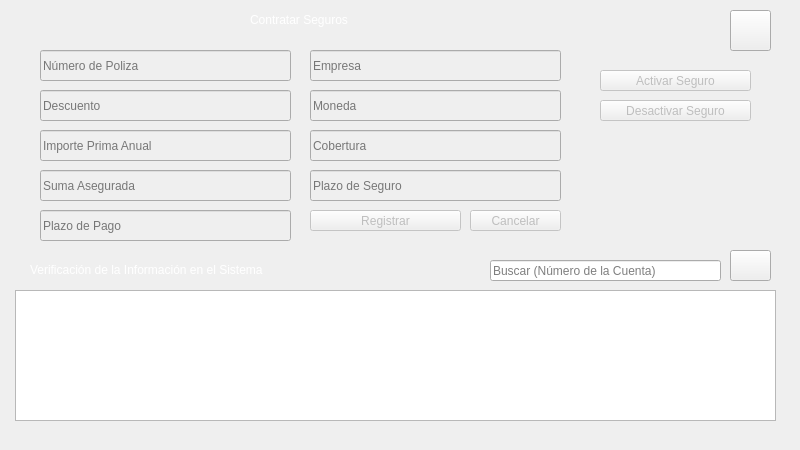
      <widget class="QWidget" name="tab_7">
       <attribute name="title">
        <string>Contratación de Seguros</string>
       </attribute>
       <widget class="QLabel" name="label1013">
        <property name="geometry">
         <rect>
          <x>0</x>
          <y>0</y>
          <width>791</width>
          <height>441</height>
         </rect>
        </property>
        <property name="styleSheet">
         <string notr="true">border-image: url(:/imagenes/negro3.png);</string>
        </property>
        <property name="text">
         <string/>
        </property>
       </widget>
       <widget class="QLineEdit" name="BuscarCuentaSegurostalineEdit">
        <property name="geometry">
         <rect>
          <x>490</x>
          <y>260</y>
          <width>231</width>
          <height>21</height>
         </rect>
        </property>
        <property name="styleSheet">
         <string notr="true">font: 63 9pt &quot;Yu Gothic UI Semibold&quot;;
font: 13pt &quot;MS Shell Dlg 2&quot;;</string>
        </property>
        <property name="placeholderText">
         <string>Buscar (Número de la Cuenta)</string>
        </property>
       </widget>
       <widget class="QPushButton" name="BuscarCuentaSegurosPushButton">
        <property name="geometry">
         <rect>
          <x>730</x>
          <y>250</y>
          <width>41</width>
          <height>31</height>
         </rect>
        </property>
        <property name="styleSheet">
         <string notr="true">border-image: url(:/imagenes/Buscar1.png);</string>
        </property>
        <property name="text">
         <string/>
        </property>
       </widget>
       <widget class="QLabel" name="label1014">
        <property name="geometry">
         <rect>
          <x>30</x>
          <y>260</y>
          <width>261</width>
          <height>20</height>
         </rect>
        </property>
        <property name="styleSheet">
         <string notr="true">font: 10pt &quot;MS Shell Dlg 2&quot;;
color: rgb(255, 255, 255);</string>
        </property>
        <property name="text">
         <string>Verificación de la Información en el Sistema</string>
        </property>
       </widget>
       <widget class="QLabel" name="label1015">
        <property name="geometry">
         <rect>
          <x>250</x>
          <y>10</y>
          <width>111</width>
          <height>20</height>
         </rect>
        </property>
        <property name="styleSheet">
         <string notr="true">font: 10pt &quot;MS Shell Dlg 2&quot;;
color: rgb(255, 255, 255);</string>
        </property>
        <property name="text">
         <string>Contratar Seguros</string>
        </property>
       </widget>
       <widget class="QLineEdit" name="NumPolizalineEdit">
        <property name="enabled">
         <bool>false</bool>
        </property>
        <property name="geometry">
         <rect>
          <x>40</x>
          <y>50</y>
          <width>251</width>
          <height>31</height>
         </rect>
        </property>
        <property name="styleSheet">
         <string notr="true">font: 63 9pt &quot;Yu Gothic UI Semibold&quot;;
font: 13pt &quot;MS Shell Dlg 2&quot;;</string>
        </property>
        <property name="placeholderText">
         <string>Número de Poliza</string>
        </property>
       </widget>
       <widget class="QLineEdit" name="EmpresalineEdit">
        <property name="enabled">
         <bool>false</bool>
        </property>
        <property name="geometry">
         <rect>
          <x>310</x>
          <y>50</y>
          <width>251</width>
          <height>31</height>
         </rect>
        </property>
        <property name="styleSheet">
         <string notr="true">font: 63 9pt &quot;Yu Gothic UI Semibold&quot;;
font: 13pt &quot;MS Shell Dlg 2&quot;;</string>
        </property>
        <property name="placeholderText">
         <string>Empresa</string>
        </property>
       </widget>
       <widget class="QLineEdit" name="DescuentolineEdit">
        <property name="enabled">
         <bool>false</bool>
        </property>
        <property name="geometry">
         <rect>
          <x>40</x>
          <y>90</y>
          <width>251</width>
          <height>31</height>
         </rect>
        </property>
        <property name="styleSheet">
         <string notr="true">font: 63 9pt &quot;Yu Gothic UI Semibold&quot;;
font: 13pt &quot;MS Shell Dlg 2&quot;;</string>
        </property>
        <property name="placeholderText">
         <string>Descuento </string>
        </property>
       </widget>
       <widget class="QLineEdit" name="MonedalineEdit">
        <property name="enabled">
         <bool>false</bool>
        </property>
        <property name="geometry">
         <rect>
          <x>310</x>
          <y>90</y>
          <width>251</width>
          <height>31</height>
         </rect>
        </property>
        <property name="styleSheet">
         <string notr="true">font: 63 9pt &quot;Yu Gothic UI Semibold&quot;;
font: 13pt &quot;MS Shell Dlg 2&quot;;</string>
        </property>
        <property name="placeholderText">
         <string>Moneda</string>
        </property>
       </widget>
       <widget class="QLineEdit" name="ImportePrimaAnlineEdit">
        <property name="enabled">
         <bool>false</bool>
        </property>
        <property name="geometry">
         <rect>
          <x>40</x>
          <y>130</y>
          <width>251</width>
          <height>31</height>
         </rect>
        </property>
        <property name="styleSheet">
         <string notr="true">font: 63 9pt &quot;Yu Gothic UI Semibold&quot;;
font: 13pt &quot;MS Shell Dlg 2&quot;;</string>
        </property>
        <property name="placeholderText">
         <string>Importe Prima Anual</string>
        </property>
       </widget>
       <widget class="QLineEdit" name="CoberturalineEdit">
        <property name="enabled">
         <bool>false</bool>
        </property>
        <property name="geometry">
         <rect>
          <x>310</x>
          <y>130</y>
          <width>251</width>
          <height>31</height>
         </rect>
        </property>
        <property name="styleSheet">
         <string notr="true">font: 63 9pt &quot;Yu Gothic UI Semibold&quot;;
font: 13pt &quot;MS Shell Dlg 2&quot;;</string>
        </property>
        <property name="placeholderText">
         <string>Cobertura</string>
        </property>
       </widget>
       <widget class="QLineEdit" name="SumaAseguradalineEdit">
        <property name="enabled">
         <bool>false</bool>
        </property>
        <property name="geometry">
         <rect>
          <x>40</x>
          <y>170</y>
          <width>251</width>
          <height>31</height>
         </rect>
        </property>
        <property name="styleSheet">
         <string notr="true">font: 63 9pt &quot;Yu Gothic UI Semibold&quot;;
font: 13pt &quot;MS Shell Dlg 2&quot;;</string>
        </property>
        <property name="placeholderText">
         <string>Suma Asegurada</string>
        </property>
       </widget>
       <widget class="QLineEdit" name="PlazoSegurolineEdit">
        <property name="enabled">
         <bool>false</bool>
        </property>
        <property name="geometry">
         <rect>
          <x>310</x>
          <y>170</y>
          <width>251</width>
          <height>31</height>
         </rect>
        </property>
        <property name="styleSheet">
         <string notr="true">font: 63 9pt &quot;Yu Gothic UI Semibold&quot;;
font: 13pt &quot;MS Shell Dlg 2&quot;;</string>
        </property>
        <property name="placeholderText">
         <string>Plazo de Seguro</string>
        </property>
       </widget>
       <widget class="QLineEdit" name="PlazoPagolineEdit">
        <property name="enabled">
         <bool>false</bool>
        </property>
        <property name="geometry">
         <rect>
          <x>40</x>
          <y>210</y>
          <width>251</width>
          <height>31</height>
         </rect>
        </property>
        <property name="styleSheet">
         <string notr="true">font: 63 9pt &quot;Yu Gothic UI Semibold&quot;;
font: 13pt &quot;MS Shell Dlg 2&quot;;</string>
        </property>
        <property name="placeholderText">
         <string>Plazo de Pago</string>
        </property>
       </widget>
       <widget class="QPushButton" name="AgregarSegurospushButton">
        <property name="enabled">
         <bool>false</bool>
        </property>
        <property name="geometry">
         <rect>
          <x>310</x>
          <y>210</y>
          <width>151</width>
          <height>21</height>
         </rect>
        </property>
        <property name="styleSheet">
         <string notr="true">font: 63 9pt &quot;Yu Gothic UI Semibold&quot;;
font: 13pt &quot;MS Shell Dlg 2&quot;;</string>
        </property>
        <property name="text">
         <string>Registrar</string>
        </property>
       </widget>
       <widget class="QPushButton" name="CancelarSegurospushButton">
        <property name="enabled">
         <bool>false</bool>
        </property>
        <property name="geometry">
         <rect>
          <x>470</x>
          <y>210</y>
          <width>91</width>
          <height>21</height>
         </rect>
        </property>
        <property name="styleSheet">
         <string notr="true">font: 63 9pt &quot;Yu Gothic UI Semibold&quot;;
font: 13pt &quot;MS Shell Dlg 2&quot;;</string>
        </property>
        <property name="text">
         <string>Cancelar</string>
        </property>
       </widget>
       <widget class="QPushButton" name="ActivarseguropushButton">
        <property name="enabled">
         <bool>false</bool>
        </property>
        <property name="geometry">
         <rect>
          <x>600</x>
          <y>70</y>
          <width>151</width>
          <height>21</height>
         </rect>
        </property>
        <property name="styleSheet">
         <string notr="true">font: 63 9pt &quot;Yu Gothic UI Semibold&quot;;
font: 13pt &quot;MS Shell Dlg 2&quot;;</string>
        </property>
        <property name="text">
         <string>Activar Seguro</string>
        </property>
       </widget>
       <widget class="QPushButton" name="DesactivarseguropushButton">
        <property name="enabled">
         <bool>false</bool>
        </property>
        <property name="geometry">
         <rect>
          <x>600</x>
          <y>100</y>
          <width>151</width>
          <height>21</height>
         </rect>
        </property>
        <property name="styleSheet">
         <string notr="true">font: 63 9pt &quot;Yu Gothic UI Semibold&quot;;
font: 13pt &quot;MS Shell Dlg 2&quot;;</string>
        </property>
        <property name="text">
         <string>Desactivar Seguro</string>
        </property>
       </widget>
       <widget class="QTableView" name="SegurostableView">
        <property name="geometry">
         <rect>
          <x>15</x>
          <y>290</y>
          <width>761</width>
          <height>131</height>
         </rect>
        </property>
       </widget>
       <widget class="QPushButton" name="AyudaSeguropushButton">
        <property name="geometry">
         <rect>
          <x>730</x>
          <y>10</y>
          <width>41</width>
          <height>41</height>
         </rect>
        </property>
        <property name="styleSheet">
         <string notr="true">border-image: url(:/imagenes/ayuda.png);</string>
        </property>
        <property name="text">
         <string/>
        </property>
       </widget>
      </widget>
